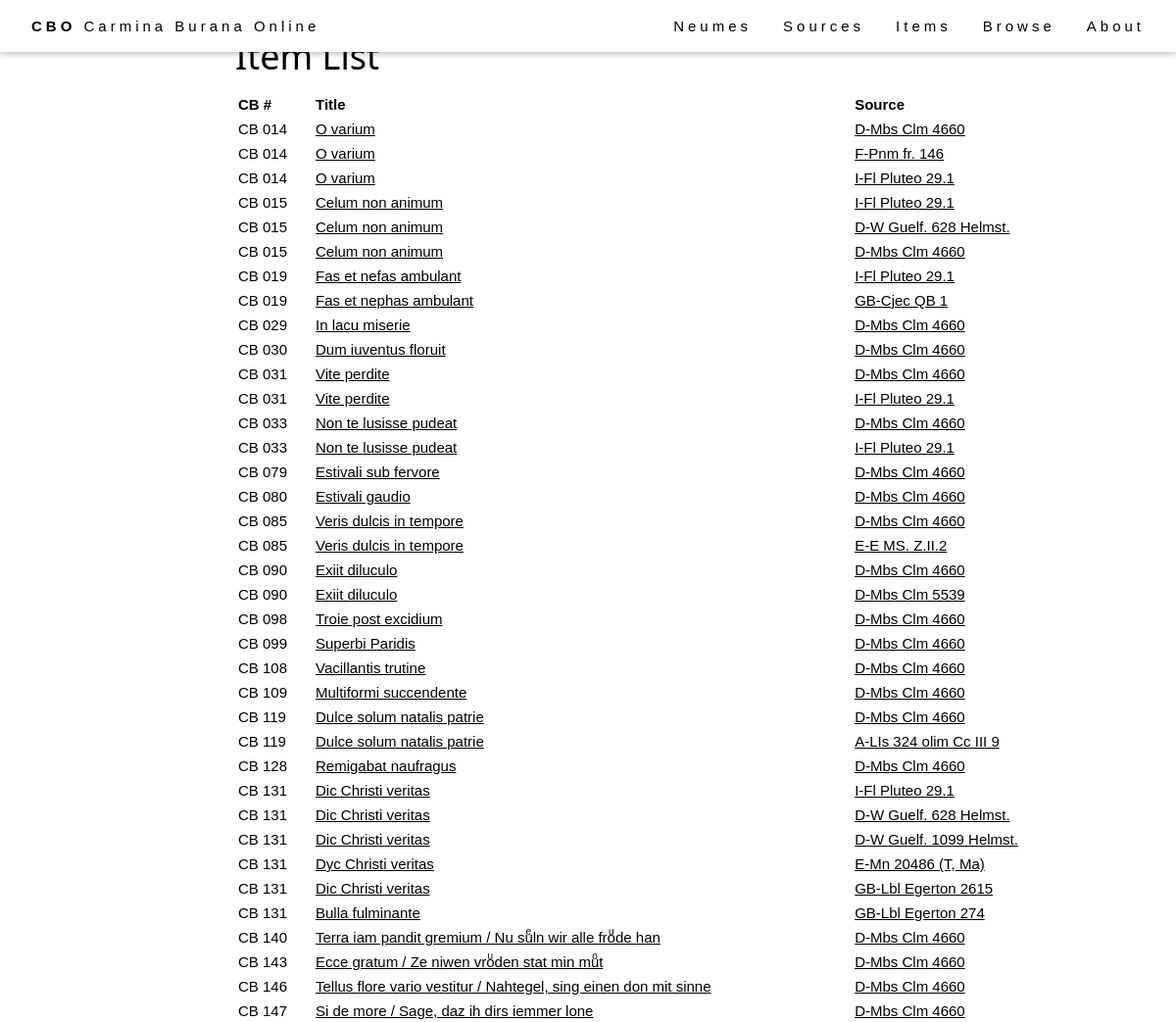
/browse/items/ (upper part), run on an earlier commit of the app's database.
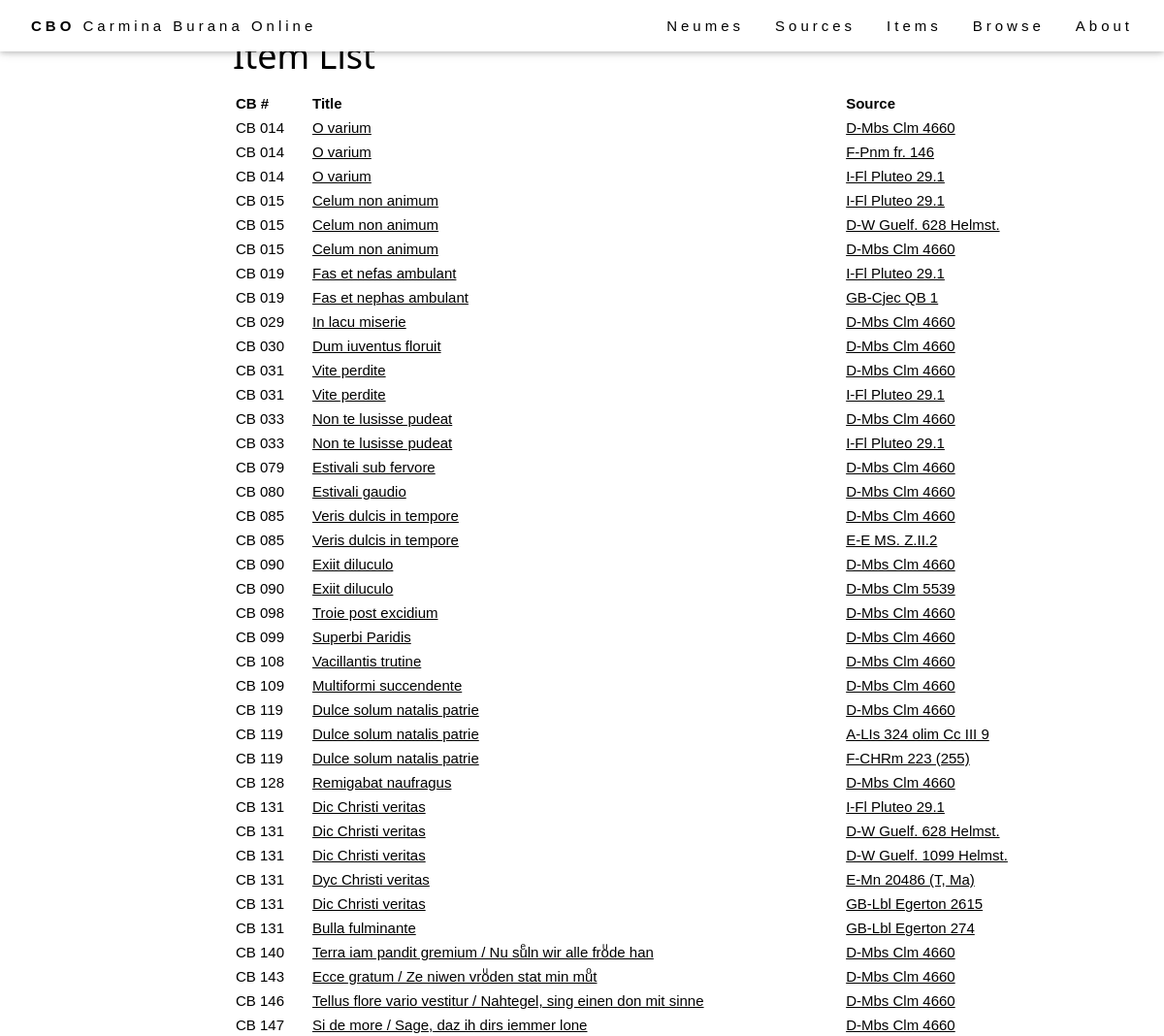
And on a later commit of the database.
### browse/models.py (models this page shows, shortened)
class Item(models.Model):
    abstract_item = models.ForeignKey(AbstractItem, on_delete=models.PROTECT, null=True)
    source = models.ForeignKey(Source, on_delete=models.RESTRICT, null=True)
    foliation_start = models.CharField(max_length=64, help_text="First folio occupied by the item in the source.")
    foliation_end = models.CharField(max_length=64, help_text="Last folio occupied by the item in the source.")
    title = models.CharField(max_length=256, help_text="Title of the item (incipit).")
    language = models.ManyToManyField(Language)
    file = models.CharField(max_length=64, help_text="Filename (without extensions).", null=True)
    IIIF_canvasIndex = models.CharField(max_length=256, help_text="IIIF canvas index of the item.", blank=True)
    alternative_img_link = models.CharField(max_length=1024, help_text="Alternative link for source images (if IIIF is not available).", blank=True)
    class Meta:
        ordering = [Length('abstract_item__cb_id'), 'abstract_item__cb_id']
    def get_absolute_url(self):
        return reverse('item-detail', args=[str(self.pk)])

class AbstractItem(models.Model):
    cb_id = models.CharField(max_length=10, help_text="Number of the item.")
    theme = models.ManyToManyField(Theme)
    genre = models.ForeignKey(Genre, on_delete=models.SET_NULL, null=True)
    class Meta:
        ordering = [Length('cb_id'), 'cb_id']

class Source(models.Model):
    bib_id = models.CharField(max_length=128, unique=True, help_text="The source identifier.")
    nick_name = models.CharField(max_length=128, help_text="The source name.", blank=True)
    country = models.CharField(max_length=256, help_text="The source location (country).")
    location = models.CharField(max_length=256, help_text="The source location (institution).")
    century = models.CharField(max_length=256, help_text="The source century.", blank=True)
    notation = models.CharField(max_length=256, help_text="The source notation type (for musical notation only).", blank=True)
    url = models.CharField(max_length=512, help_text="External url to access the source images.", blank=True)
    concordances = models.TextField(help_text="Concordances with the Codex Buranus.", blank=True)
    notes = models.TextField(help_text="Additional notes on the source.", blank=True)
    IIIF_manifest = models.CharField(max_length=1024, help_text="URL of the IIIF manifest.", blank=True)
    class Meta:
        ordering = ['country', 'location', 'bib_id']
    def get_absolute_url(self):
        return reverse('source-detail', args=[str(self.id)])

### browse/views.py (the view)
# urls.py: path('items/', views.ItemListView.as_view(), name='items'),
class ItemListView(generic.ListView):
    model = Item
    context_object_name = 'item_list'
    template_name = 'item_list.html'

### templates/item_list.html (shortened to what this page needs)
{% extends "base_generic.html" %}
{% block content %}
<div class="flex-column" style="flex: 20%">
</div>
<div style="flex: 70%">
  <h1>Item List</h1>
  <table style="width: 100%;">
    <tr>
      <th>CB #</th>
      <th>Title</th>
      <th>Source</th>
    </tr>
    {% for item in item_list %}
    {% include "item_as_tr.html" with item=item %}
    {% endfor %}
  </table>
</div>
<div class="flex-column" style="flex: 10%">
</div>
{% endblock %}

### templates/item_as_tr.html
{% load static %}
<tr>
  <td style="width: 75px;">CB {{ item.abstract_item.cb_id }}</td>
  <td><a href="{{ item.get_absolute_url }}">{{ item.title }}</a></td>
  <td><a href="{{ item.source.get_absolute_url }}">{{ item.source.bib_id }}</a></td>
</tr>

What changed in the data, as far as the page shows it:
added Item: abstract_item.cb_id "119", title "Dulce solum natalis patrie", source.bib_id "F-CHRm 223 (255)"
